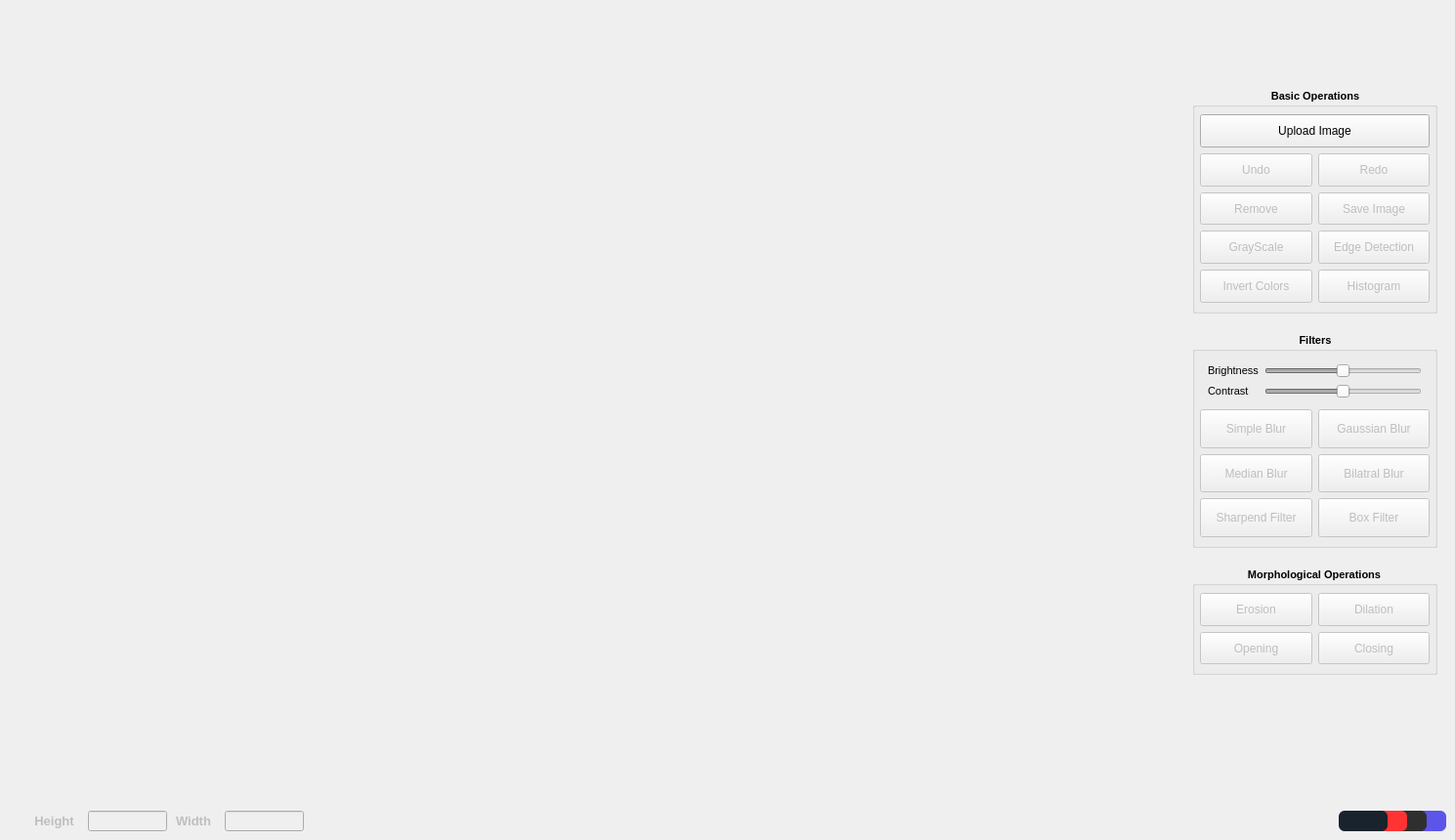
  <widget class="QWidget" name="centralwidget">
   <widget class="QLabel" name="label_4">
    <property name="geometry">
     <rect>
      <x>20</x>
      <y>10</y>
      <width>1181</width>
      <height>801</height>
     </rect>
    </property>
    <property name="styleSheet">
     <string notr="true"/>
    </property>
    <property name="text">
     <string/>
    </property>
   </widget>
   <widget class="QGroupBox" name="gridGroupBox_6">
    <property name="geometry">
     <rect>
      <x>1220</x>
      <y>340</y>
      <width>251</width>
      <height>221</height>
     </rect>
    </property>
    <property name="font">
     <font>
      <pointsize>8</pointsize>
      <weight>75</weight>
      <bold>true</bold>
     </font>
    </property>
    <property name="whatsThis">
     <string>&lt;html&gt;&lt;head/&gt;&lt;body&gt;&lt;p&gt;&lt;br/&gt;&lt;/p&gt;&lt;/body&gt;&lt;/html&gt;</string>
    </property>
    <property name="styleSheet">
     <string notr="true">QGroupBox::title {
    font-family: Arial;
    font-size: 18pt;
    font-weight: bold;
}</string>
    </property>
    <property name="title">
     <string>Filters</string>
    </property>
    <property name="alignment">
     <set>Qt::AlignCenter</set>
    </property>
    <layout class="QGridLayout" name="gridLayout_5">
     <property name="leftMargin">
      <number>5</number>
     </property>
     <property name="topMargin">
      <number>8</number>
     </property>
     <property name="rightMargin">
      <number>5</number>
     </property>
     <property name="bottomMargin">
      <number>8</number>
     </property>
     <item row="3" column="0">
      <widget class="QPushButton" name="pushButton_31">
       <property name="enabled">
        <bool>false</bool>
       </property>
       <property name="sizePolicy">
        <sizepolicy hsizetype="Preferred" vsizetype="Preferred">
         <horstretch>0</horstretch>
         <verstretch>0</verstretch>
        </sizepolicy>
       </property>
       <property name="font">
        <font>
         <weight>50</weight>
         <bold>false</bold>
        </font>
       </property>
       <property name="text">
        <string>Median Blur</string>
       </property>
      </widget>
     </item>
     <item row="3" column="1">
      <widget class="QPushButton" name="pushButton_32">
       <property name="enabled">
        <bool>false</bool>
       </property>
       <property name="sizePolicy">
        <sizepolicy hsizetype="Preferred" vsizetype="Preferred">
         <horstretch>0</horstretch>
         <verstretch>0</verstretch>
        </sizepolicy>
       </property>
       <property name="font">
        <font>
         <weight>50</weight>
         <bold>false</bold>
        </font>
       </property>
       <property name="text">
        <string>Bilatral Blur</string>
       </property>
      </widget>
     </item>
     <item row="5" column="0">
      <widget class="QPushButton" name="pushButton_33">
       <property name="enabled">
        <bool>false</bool>
       </property>
       <property name="sizePolicy">
        <sizepolicy hsizetype="Preferred" vsizetype="Preferred">
         <horstretch>0</horstretch>
         <verstretch>0</verstretch>
        </sizepolicy>
       </property>
       <property name="font">
        <font>
         <weight>50</weight>
         <bold>false</bold>
        </font>
       </property>
       <property name="text">
        <string>Sharpend Filter</string>
       </property>
      </widget>
     </item>
     <item row="5" column="1">
      <widget class="QPushButton" name="pushButton_34">
       <property name="enabled">
        <bool>false</bool>
       </property>
       <property name="sizePolicy">
        <sizepolicy hsizetype="Preferred" vsizetype="Preferred">
         <horstretch>0</horstretch>
         <verstretch>0</verstretch>
        </sizepolicy>
       </property>
       <property name="font">
        <font>
         <weight>50</weight>
         <bold>false</bold>
        </font>
       </property>
       <property name="text">
        <string>Box Filter</string>
       </property>
      </widget>
     </item>
     <item row="2" column="1">
      <widget class="QPushButton" name="pushButton_22">
       <property name="enabled">
        <bool>false</bool>
       </property>
       <property name="sizePolicy">
        <sizepolicy hsizetype="Preferred" vsizetype="Preferred">
         <horstretch>0</horstretch>
         <verstretch>0</verstretch>
        </sizepolicy>
       </property>
       <property name="font">
        <font>
         <weight>50</weight>
         <bold>false</bold>
        </font>
       </property>
       <property name="text">
        <string>Gaussian Blur</string>
       </property>
      </widget>
     </item>
     <item row="1" column="0" colspan="2">
      <layout class="QGridLayout" name="gridLayout_6">
       <property name="leftMargin">
        <number>8</number>
       </property>
       <property name="topMargin">
        <number>5</number>
       </property>
       <property name="rightMargin">
        <number>8</number>
       </property>
       <property name="bottomMargin">
        <number>5</number>
       </property>
       <item row="0" column="0">
        <widget class="QLabel" name="label">
         <property name="font">
          <font>
           <pointsize>8</pointsize>
          </font>
         </property>
         <property name="layoutDirection">
          <enum>Qt::LeftToRight</enum>
         </property>
         <property name="text">
          <string>Brightness</string>
         </property>
         <property name="alignment">
          <set>Qt::AlignLeading|Qt::AlignLeft|Qt::AlignVCenter</set>
         </property>
        </widget>
       </item>
       <item row="0" column="1">
        <widget class="QSlider" name="horizontalSlider">
         <property name="enabled">
          <bool>false</bool>
         </property>
         <property name="sizePolicy">
          <sizepolicy hsizetype="Expanding" vsizetype="Preferred">
           <horstretch>0</horstretch>
           <verstretch>0</verstretch>
          </sizepolicy>
         </property>
         <property name="font">
          <font>
           <pointsize>8</pointsize>
          </font>
         </property>
         <property name="styleSheet">
          <string notr="true"/>
         </property>
         <property name="minimum">
          <number>-50</number>
         </property>
         <property name="maximum">
          <number>50</number>
         </property>
         <property name="singleStep">
          <number>10</number>
         </property>
         <property name="pageStep">
          <number>10</number>
         </property>
         <property name="value">
          <number>0</number>
         </property>
         <property name="sliderPosition">
          <number>0</number>
         </property>
         <property name="tracking">
          <bool>true</bool>
         </property>
         <property name="orientation">
          <enum>Qt::Horizontal</enum>
         </property>
         <property name="invertedAppearance">
          <bool>false</bool>
         </property>
         <property name="invertedControls">
          <bool>true</bool>
         </property>
         <property name="tickPosition">
          <enum>QSlider::NoTicks</enum>
         </property>
         <property name="tickInterval">
          <number>0</number>
         </property>
        </widget>
       </item>
       <item row="1" column="1">
        <widget class="QSlider" name="horizontalSlider_2">
         <property name="enabled">
          <bool>false</bool>
         </property>
         <property name="sizePolicy">
          <sizepolicy hsizetype="Expanding" vsizetype="Preferred">
           <horstretch>0</horstretch>
           <verstretch>0</verstretch>
          </sizepolicy>
         </property>
         <property name="maximumSize">
          <size>
           <width>16777160</width>
           <height>16777215</height>
          </size>
         </property>
         <property name="font">
          <font>
           <pointsize>8</pointsize>
          </font>
         </property>
         <property name="styleSheet">
          <string notr="true"/>
         </property>
         <property name="minimum">
          <number>-50</number>
         </property>
         <property name="maximum">
          <number>50</number>
         </property>
         <property name="pageStep">
          <number>1</number>
         </property>
         <property name="value">
          <number>0</number>
         </property>
         <property name="orientation">
          <enum>Qt::Horizontal</enum>
         </property>
         <property name="tickPosition">
          <enum>QSlider::NoTicks</enum>
         </property>
         <property name="tickInterval">
          <number>0</number>
         </property>
        </widget>
       </item>
       <item row="1" column="0">
        <widget class="QLabel" name="label_2">
         <property name="font">
          <font>
           <pointsize>8</pointsize>
          </font>
         </property>
         <property name="layoutDirection">
          <enum>Qt::LeftToRight</enum>
         </property>
         <property name="text">
          <string>Contrast</string>
         </property>
         <property name="alignment">
          <set>Qt::AlignLeading|Qt::AlignLeft|Qt::AlignVCenter</set>
         </property>
        </widget>
       </item>
      </layout>
     </item>
     <item row="2" column="0">
      <widget class="QPushButton" name="pushButton_10">
       <property name="enabled">
        <bool>false</bool>
       </property>
       <property name="sizePolicy">
        <sizepolicy hsizetype="Preferred" vsizetype="Preferred">
         <horstretch>0</horstretch>
         <verstretch>0</verstretch>
        </sizepolicy>
       </property>
       <property name="font">
        <font>
         <weight>50</weight>
         <bold>false</bold>
        </font>
       </property>
       <property name="text">
        <string>Simple Blur</string>
       </property>
      </widget>
     </item>
    </layout>
   </widget>
   <widget class="QGroupBox" name="gridGroupBox_8">
    <property name="geometry">
     <rect>
      <x>1220</x>
      <y>580</y>
      <width>251</width>
      <height>111</height>
     </rect>
    </property>
    <property name="font">
     <font>
      <pointsize>8</pointsize>
      <weight>75</weight>
      <bold>true</bold>
     </font>
    </property>
    <property name="whatsThis">
     <string>&lt;html&gt;&lt;head/&gt;&lt;body&gt;&lt;p&gt;&lt;br/&gt;&lt;/p&gt;&lt;/body&gt;&lt;/html&gt;</string>
    </property>
    <property name="styleSheet">
     <string notr="true">QGroupBox::title {
    font-family: Arial;
    font-size: 18pt;
    font-weight: bold;
}</string>
    </property>
    <property name="title">
     <string>Morphological Operations</string>
    </property>
    <property name="alignment">
     <set>Qt::AlignCenter</set>
    </property>
    <layout class="QGridLayout" name="gridLayout_8">
     <property name="leftMargin">
      <number>5</number>
     </property>
     <property name="topMargin">
      <number>8</number>
     </property>
     <property name="rightMargin">
      <number>5</number>
     </property>
     <property name="bottomMargin">
      <number>8</number>
     </property>
     <item row="2" column="1">
      <widget class="QPushButton" name="pushButton_36">
       <property name="enabled">
        <bool>false</bool>
       </property>
       <property name="sizePolicy">
        <sizepolicy hsizetype="Preferred" vsizetype="Preferred">
         <horstretch>0</horstretch>
         <verstretch>0</verstretch>
        </sizepolicy>
       </property>
       <property name="font">
        <font>
         <weight>50</weight>
         <bold>false</bold>
        </font>
       </property>
       <property name="text">
        <string>Closing</string>
       </property>
      </widget>
     </item>
     <item row="2" column="0">
      <widget class="QPushButton" name="pushButton_35">
       <property name="enabled">
        <bool>false</bool>
       </property>
       <property name="sizePolicy">
        <sizepolicy hsizetype="Preferred" vsizetype="Preferred">
         <horstretch>0</horstretch>
         <verstretch>0</verstretch>
        </sizepolicy>
       </property>
       <property name="font">
        <font>
         <weight>50</weight>
         <bold>false</bold>
        </font>
       </property>
       <property name="text">
        <string>Opening</string>
       </property>
      </widget>
     </item>
     <item row="1" column="0">
      <widget class="QPushButton" name="pushButton_29">
       <property name="enabled">
        <bool>false</bool>
       </property>
       <property name="sizePolicy">
        <sizepolicy hsizetype="Preferred" vsizetype="Preferred">
         <horstretch>0</horstretch>
         <verstretch>0</verstretch>
        </sizepolicy>
       </property>
       <property name="font">
        <font>
         <weight>50</weight>
         <bold>false</bold>
        </font>
       </property>
       <property name="text">
        <string>Erosion</string>
       </property>
      </widget>
     </item>
     <item row="1" column="1">
      <widget class="QPushButton" name="pushButton_28">
       <property name="enabled">
        <bool>false</bool>
       </property>
       <property name="sizePolicy">
        <sizepolicy hsizetype="Preferred" vsizetype="Preferred">
         <horstretch>0</horstretch>
         <verstretch>0</verstretch>
        </sizepolicy>
       </property>
       <property name="font">
        <font>
         <weight>50</weight>
         <bold>false</bold>
        </font>
       </property>
       <property name="text">
        <string>Dilation</string>
       </property>
      </widget>
     </item>
    </layout>
   </widget>
   <widget class="QGroupBox" name="gridGroupBox_9">
    <property name="geometry">
     <rect>
      <x>1220</x>
      <y>90</y>
      <width>251</width>
      <height>231</height>
     </rect>
    </property>
    <property name="font">
     <font>
      <pointsize>8</pointsize>
      <weight>75</weight>
      <bold>true</bold>
     </font>
    </property>
    <property name="whatsThis">
     <string>&lt;html&gt;&lt;head/&gt;&lt;body&gt;&lt;p&gt;&lt;br/&gt;&lt;/p&gt;&lt;/body&gt;&lt;/html&gt;</string>
    </property>
    <property name="styleSheet">
     <string notr="true">QGroupBox::title {
    font-family: Arial;
    font-size: 18pt;
    font-weight: bold;
}</string>
    </property>
    <property name="title">
     <string>Basic Operations</string>
    </property>
    <property name="alignment">
     <set>Qt::AlignCenter</set>
    </property>
    <layout class="QGridLayout" name="gridLayout_9">
     <property name="leftMargin">
      <number>5</number>
     </property>
     <property name="topMargin">
      <number>8</number>
     </property>
     <property name="rightMargin">
      <number>5</number>
     </property>
     <property name="bottomMargin">
      <number>8</number>
     </property>
     <item row="1" column="1">
      <widget class="QPushButton" name="pushButton_2">
       <property name="enabled">
        <bool>false</bool>
       </property>
       <property name="sizePolicy">
        <sizepolicy hsizetype="Preferred" vsizetype="Preferred">
         <horstretch>0</horstretch>
         <verstretch>0</verstretch>
        </sizepolicy>
       </property>
       <property name="font">
        <font>
         <weight>50</weight>
         <bold>false</bold>
        </font>
       </property>
       <property name="text">
        <string>Redo</string>
       </property>
      </widget>
     </item>
     <item row="2" column="0">
      <widget class="QPushButton" name="pushButton_8">
       <property name="enabled">
        <bool>false</bool>
       </property>
       <property name="sizePolicy">
        <sizepolicy hsizetype="Preferred" vsizetype="Preferred">
         <horstretch>0</horstretch>
         <verstretch>0</verstretch>
        </sizepolicy>
       </property>
       <property name="font">
        <font>
         <weight>50</weight>
         <bold>false</bold>
        </font>
       </property>
       <property name="text">
        <string>Remove</string>
       </property>
      </widget>
     </item>
     <item row="2" column="1">
      <widget class="QPushButton" name="pushButton">
       <property name="enabled">
        <bool>false</bool>
       </property>
       <property name="sizePolicy">
        <sizepolicy hsizetype="Preferred" vsizetype="Preferred">
         <horstretch>0</horstretch>
         <verstretch>0</verstretch>
        </sizepolicy>
       </property>
       <property name="font">
        <font>
         <weight>50</weight>
         <bold>false</bold>
        </font>
       </property>
       <property name="text">
        <string>Save Image</string>
       </property>
      </widget>
     </item>
     <item row="4" column="1">
      <widget class="QPushButton" name="pushButton_21">
       <property name="enabled">
        <bool>false</bool>
       </property>
       <property name="sizePolicy">
        <sizepolicy hsizetype="Preferred" vsizetype="Preferred">
         <horstretch>0</horstretch>
         <verstretch>0</verstretch>
        </sizepolicy>
       </property>
       <property name="font">
        <font>
         <weight>50</weight>
         <bold>false</bold>
        </font>
       </property>
       <property name="text">
        <string>Edge Detection</string>
       </property>
      </widget>
     </item>
     <item row="1" column="0">
      <widget class="QPushButton" name="pushButton_5">
       <property name="enabled">
        <bool>false</bool>
       </property>
       <property name="sizePolicy">
        <sizepolicy hsizetype="Preferred" vsizetype="Preferred">
         <horstretch>0</horstretch>
         <verstretch>0</verstretch>
        </sizepolicy>
       </property>
       <property name="font">
        <font>
         <weight>50</weight>
         <bold>false</bold>
        </font>
       </property>
       <property name="text">
        <string>Undo</string>
       </property>
      </widget>
     </item>
     <item row="5" column="0">
      <widget class="QPushButton" name="pushButton_13">
       <property name="enabled">
        <bool>false</bool>
       </property>
       <property name="sizePolicy">
        <sizepolicy hsizetype="Preferred" vsizetype="Preferred">
         <horstretch>0</horstretch>
         <verstretch>0</verstretch>
        </sizepolicy>
       </property>
       <property name="font">
        <font>
         <weight>50</weight>
         <bold>false</bold>
        </font>
       </property>
       <property name="text">
        <string>Invert Colors</string>
       </property>
      </widget>
     </item>
     <item row="5" column="1">
      <widget class="QPushButton" name="pushButton_30">
       <property name="enabled">
        <bool>false</bool>
       </property>
       <property name="sizePolicy">
        <sizepolicy hsizetype="Preferred" vsizetype="Preferred">
         <horstretch>0</horstretch>
         <verstretch>0</verstretch>
        </sizepolicy>
       </property>
       <property name="font">
        <font>
         <weight>50</weight>
         <bold>false</bold>
        </font>
       </property>
       <property name="text">
        <string>Histogram</string>
       </property>
      </widget>
     </item>
     <item row="0" column="0" colspan="2">
      <widget class="QPushButton" name="pushButton_7">
       <property name="enabled">
        <bool>true</bool>
       </property>
       <property name="sizePolicy">
        <sizepolicy hsizetype="Preferred" vsizetype="Preferred">
         <horstretch>0</horstretch>
         <verstretch>0</verstretch>
        </sizepolicy>
       </property>
       <property name="font">
        <font>
         <weight>50</weight>
         <bold>false</bold>
        </font>
       </property>
       <property name="text">
        <string>Upload Image</string>
       </property>
      </widget>
     </item>
     <item row="4" column="0">
      <widget class="QPushButton" name="pushButton_9">
       <property name="enabled">
        <bool>false</bool>
       </property>
       <property name="sizePolicy">
        <sizepolicy hsizetype="Preferred" vsizetype="Preferred">
         <horstretch>0</horstretch>
         <verstretch>0</verstretch>
        </sizepolicy>
       </property>
       <property name="font">
        <font>
         <weight>50</weight>
         <bold>false</bold>
        </font>
       </property>
       <property name="text">
        <string>GrayScale</string>
       </property>
      </widget>
     </item>
    </layout>
   </widget>
   <widget class="QLabel" name="label_8">
    <property name="enabled">
     <bool>false</bool>
    </property>
    <property name="geometry">
     <rect>
      <x>20</x>
      <y>830</y>
      <width>71</width>
      <height>21</height>
     </rect>
    </property>
    <property name="font">
     <font>
      <pointsize>10</pointsize>
      <weight>75</weight>
      <bold>true</bold>
     </font>
    </property>
    <property name="text">
     <string>Height</string>
    </property>
    <property name="alignment">
     <set>Qt::AlignCenter</set>
    </property>
   </widget>
   <widget class="QLineEdit" name="lineEdit_3">
    <property name="enabled">
     <bool>false</bool>
    </property>
    <property name="geometry">
     <rect>
      <x>90</x>
      <y>830</y>
      <width>81</width>
      <height>21</height>
     </rect>
    </property>
    <property name="font">
     <font>
      <weight>75</weight>
      <bold>true</bold>
     </font>
    </property>
    <property name="alignment">
     <set>Qt::AlignCenter</set>
    </property>
   </widget>
   <widget class="QLabel" name="label_7">
    <property name="enabled">
     <bool>false</bool>
    </property>
    <property name="geometry">
     <rect>
      <x>180</x>
      <y>830</y>
      <width>51</width>
      <height>21</height>
     </rect>
    </property>
    <property name="font">
     <font>
      <pointsize>10</pointsize>
      <weight>75</weight>
      <bold>true</bold>
     </font>
    </property>
    <property name="text">
     <string>Width</string>
    </property>
    <property name="alignment">
     <set>Qt::AlignLeading|Qt::AlignLeft|Qt::AlignVCenter</set>
    </property>
   </widget>
   <widget class="QLineEdit" name="lineEdit_4">
    <property name="enabled">
     <bool>false</bool>
    </property>
    <property name="geometry">
     <rect>
      <x>230</x>
      <y>830</y>
      <width>81</width>
      <height>21</height>
     </rect>
    </property>
    <property name="font">
     <font>
      <weight>75</weight>
      <bold>true</bold>
     </font>
    </property>
    <property name="alignment">
     <set>Qt::AlignCenter</set>
    </property>
   </widget>
   <widget class="QPushButton" name="pushButton_3">
    <property name="geometry">
     <rect>
      <x>1430</x>
      <y>830</y>
      <width>50</width>
      <height>21</height>
     </rect>
    </property>
    <property name="styleSheet">
     <string notr="true"> QPushButton {
     background-color: #5c55e9;
     border-style: none;
     border-radius: 6px;
     border-color: #ff3333;
 }</string>
    </property>
    <property name="text">
     <string/>
    </property>
   </widget>
   <widget class="QPushButton" name="pushButton_4">
    <property name="geometry">
     <rect>
      <x>1390</x>
      <y>830</y>
      <width>50</width>
      <height>21</height>
     </rect>
    </property>
    <property name="styleSheet">
     <string notr="true"> QPushButton {
     background-color: #ff3333;
     border-style: none;
     border-radius: 6px;
     border-color: #ff3333;
 }</string>
    </property>
    <property name="text">
     <string/>
    </property>
   </widget>
   <widget class="QPushButton" name="pushButton_6">
    <property name="geometry">
     <rect>
      <x>1410</x>
      <y>830</y>
      <width>50</width>
      <height>21</height>
     </rect>
    </property>
    <property name="styleSheet">
     <string notr="true"> QPushButton {
     background-color: #302F2F;
     border-style: none;
     border-radius: 6px;
     border-color: #ff3333;
 }</string>
    </property>
    <property name="text">
     <string/>
    </property>
   </widget>
   <widget class="QPushButton" name="pushButton_11">
    <property name="geometry">
     <rect>
      <x>1370</x>
      <y>830</y>
      <width>50</width>
      <height>21</height>
     </rect>
    </property>
    <property name="styleSheet">
     <string notr="true"> QPushButton {
     background-color: #19232D;
     border-style: none;
     border-radius: 6px;
     border-color: #ff3333;
 }</string>
    </property>
    <property name="text">
     <string/>
    </property>
   </widget>
   <zorder>label_4</zorder>
   <zorder>gridGroupBox_6</zorder>
   <zorder>gridGroupBox_8</zorder>
   <zorder>gridGroupBox_9</zorder>
   <zorder>label_8</zorder>
   <zorder>lineEdit_3</zorder>
   <zorder>label_7</zorder>
   <zorder>lineEdit_4</zorder>
   <zorder>pushButton_3</zorder>
   <zorder>pushButton_6</zorder>
   <zorder>pushButton_4</zorder>
   <zorder>pushButton_11</zorder>
  </widget>
